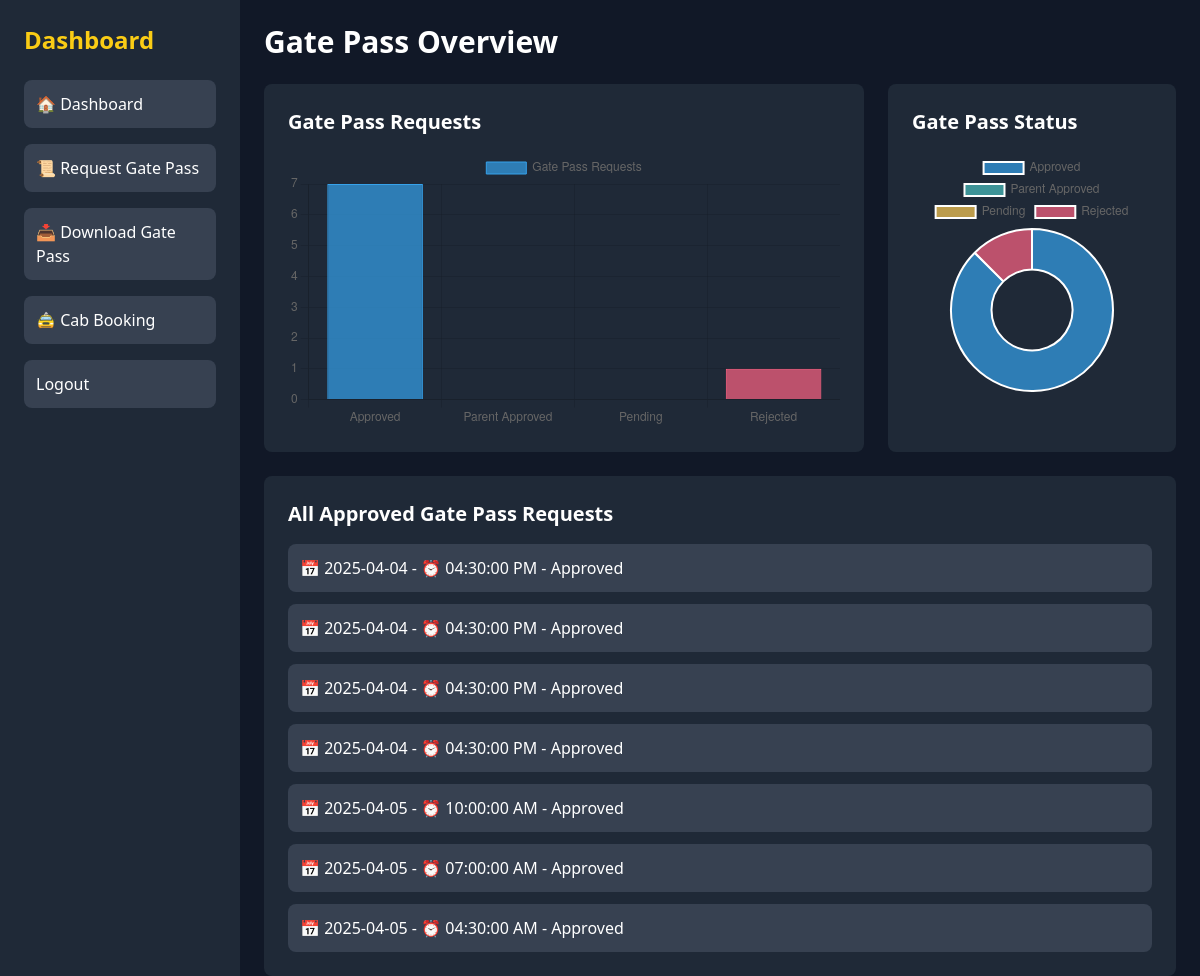
Page /sportal (signed in) on the committed database.
### models/models.py (models this page shows)
class GatePassRequest(db.Model):
    __tablename__ = "gatepass_requests"
    id = db.Column(db.Integer, primary_key=True)
    student_id = db.Column(db.Integer, db.ForeignKey("students.admno"), nullable=False)
    parent_id = db.Column(db.Integer, db.ForeignKey("parents.id"), nullable=False)
    request_date = db.Column(db.Date, nullable=False)
    request_time = db.Column(db.String(10), nullable=False)
    pass_type = db.Column(db.String(50), nullable=False)
    reason = db.Column(db.String(255), nullable=False)
    place = db.Column(db.String(100), nullable=False)
    going_date = db.Column(db.Date, nullable=False)
    going_time = db.Column(db.String(10), nullable=False)
    return_date = db.Column(db.Date, nullable=False)
    status = db.Column(db.String(30), default="pending")

### controllers/controllers.py (the view)
@app.route("/sportal")
def sportal():
    role=session.get('role')
    if role == 'student':
        gp=GatePassRequest.query.filter_by(student_id=session['id']).all()
        return render_template("studentportal.html",gp=gp)
    else:
        return redirect("/")

### templates/studentportal.html (shortened to what this page needs)
<!DOCTYPE html>
<html lang="en">
<head>
    <script src="https://cdn.tailwindcss.com"></script>
</head>
<body class="bg-gray-900 text-white">
    <div class="flex h-screen">
        <div class="w-1/5 bg-gray-800 p-6 flex flex-col space-y-6">
            <h2 class="text-2xl font-bold text-yellow-400">Dashboard</h2>
            <nav class="space-y-4">
                <a href="/sportal" class="block p-3 bg-gray-700 rounded-lg hover:bg-yellow-400 hover:text-gray-900">🏠 Dashboard</a>
                <a href="/gpassreq/{{ session['id'] }}" class="block p-3 bg-gray-700 rounded-lg hover:bg-yellow-400 hover:text-gray-900">📜 Request Gate Pass</a>
                <a href="/dwnl1/{{session['id']}}" class="block p-3 bg-gray-700 rounded-lg hover:bg-yellow-400 hover:text-gray-900">📥 Download Gate Pass</a>
                <a href="/cabbook" class="block p-3 bg-gray-700 rounded-lg hover:bg-yellow-400 hover:text-gray-900">🚖 Cab Booking</a>
                <a href="/logout" class="block p-3 bg-gray-700 rounded-lg hover:bg-yellow-400 hover:text-gray-900">Logout</a>
            </nav>
        </div>
        <div class="flex-1 p-6">
            <h1 class="text-3xl font-bold mb-6">Gate Pass Overview</h1>
            <div class="grid grid-cols-3 gap-6">
                <div class="bg-gray-800 p-6 rounded-lg col-span-2">
                    <h2 class="text-xl font-semibold mb-4">Gate Pass Requests</h2>
                    <canvas id="barChart"></canvas>
                </div>
                <div class="bg-gray-800 p-6 rounded-lg">
                    <h2 class="text-xl font-semibold mb-4">Gate Pass Status</h2>
                    <canvas id="doughnutChart"></canvas>
                </div>
            </div>
            <div class="bg-gray-800 p-6 rounded-lg mt-6">
                <h2 class="text-xl font-semibold mb-4">All Approved Gate Pass Requests</h2>
                <ul id="gatePassList" class="space-y-3">
                    {% for pass in gp if pass.status == 'approved' %}
                        <li class="p-3 bg-gray-700 rounded-lg">📅 {{ pass.going_date }} - ⏰ {{ pass.going_time }} - Approved</li>
                    {% else %}
                        <p>No approved requests yet.</p>
                    {% endfor %}
                </ul>
            </div>
        </div>
    </div>
    <script>
        let gatePassData = {
            labels: ['Approved', 'Parent Approved','Pending', 'Rejected'],
            data: {{ [gp|selectattr('status', 'equalto', 'approved')|list|length,
                      gp|selectattr('status', 'equalto', 'parent_approved')|list|length,
                      gp|selectattr('status', 'equalto', 'pending')|list|length,
                      gp|selectattr('status', 'equalto', 'rejected')|list|length, 0] | tojson }}
        };
        let statusData = {
            approved: {{ gp|selectattr('status', 'equalto', 'approved')|list|length }},
            pending: {{ gp|selectattr('status', 'equalto', 'pending')|list|length }},
            parent_approved: {{ gp|selectattr('status', 'equalto', 'parent_approved')|list|length }},
            rejected: {{ gp|selectattr('status', 'equalto', 'rejected')|list|length }}
        };
        new Chart(document.getElementById('barChart'), {
            type: 'bar',
            data: {
                labels: gatePassData.labels,
                datasets: [{
                    label: 'Gate Pass Requests',
                    data: gatePassData.data,
                    backgroundColor: ['rgba(54, 162, 235, 0.7)', 'rgba(75, 192, 192, 0.7)', 'rgba(255, 206, 86, 0.7)', 'rgba(255, 99, 132, 0.7)'],
                    borderColor: ['rgba(54, 162, 235, 1)', 'rgba(75, 192, 192, 1)', 'rgba(255, 206, 86, 1)', 'rgba(255, 99, 132, 1)'],
                    borderWidth: 1
                }]
            },
            options: { responsive: true }
        });
        new Chart(document.getElementById('doughnutChart'), {
            type: 'doughnut',
            data: {
                labels: ['Approved','Parent Approved','Pending', 'Rejected'],
                datasets: [{
                    data: [statusData.approved, statusData.parent_approved, statusData.pending, statusData.rejected],
                    backgroundColor: ['rgba(54, 162, 235, 0.7)', 'rgba(75, 192, 192, 0.7)', 'rgba(255, 206, 86, 0.7)', 'rgba(255, 99, 132, 0.7)']
                }]
            },
            options: { responsive: true }
        });
    </script>
</body>
</html>

### rows in the picture
GatePassRequest: going_date "2025-04-04", going_time "04:30:00 PM"
GatePassRequest: going_date "2025-04-04", going_time "04:30:00 PM"
GatePassRequest: going_date "2025-04-04", going_time "04:30:00 PM"
GatePassRequest: going_date "2025-04-04", going_time "04:30:00 PM"
GatePassRequest: going_date "2025-04-05", going_time "10:00:00 AM"
GatePassRequest: going_date "2025-04-05", going_time "07:00:00 AM"
GatePassRequest: going_date "2025-04-05", going_time "04:30:00 AM"

### other values in the picture
chart data {{ gp|selectattr('status', 'equalto', 'approved')|list|length }} 7
chart data {{ gp|selectattr('status', 'equalto', 'pending')|list|length }} 0
